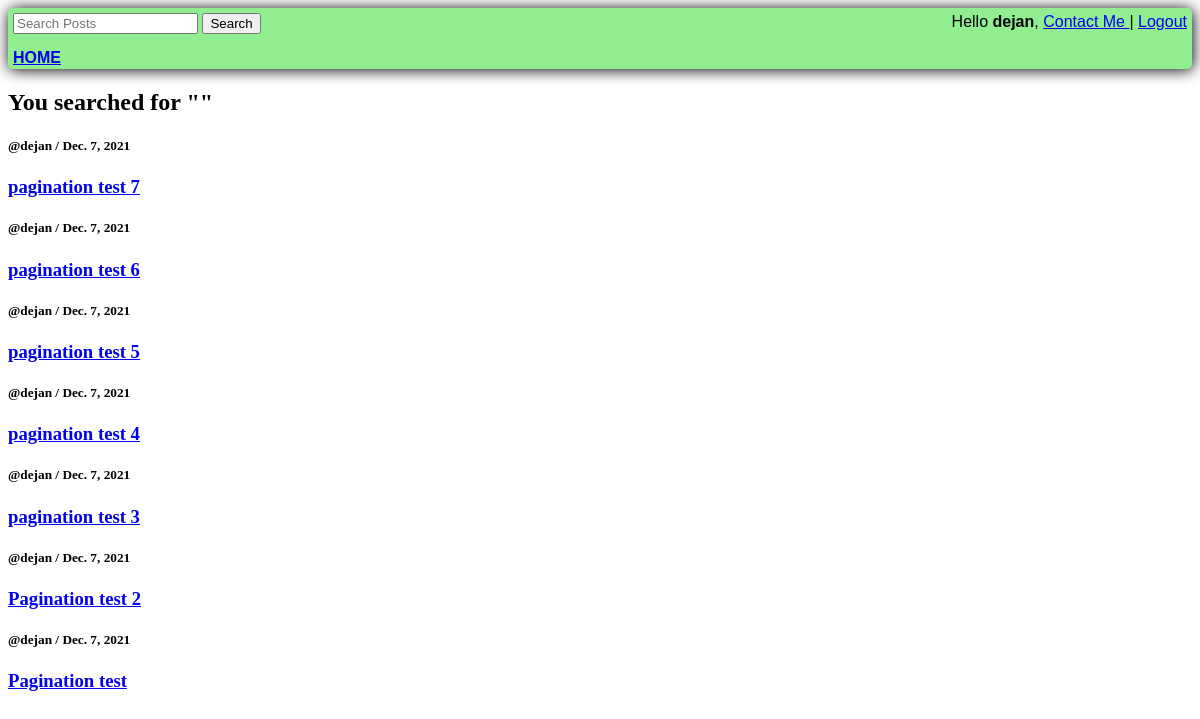
Before: /search/ (signed in) with the older database file.
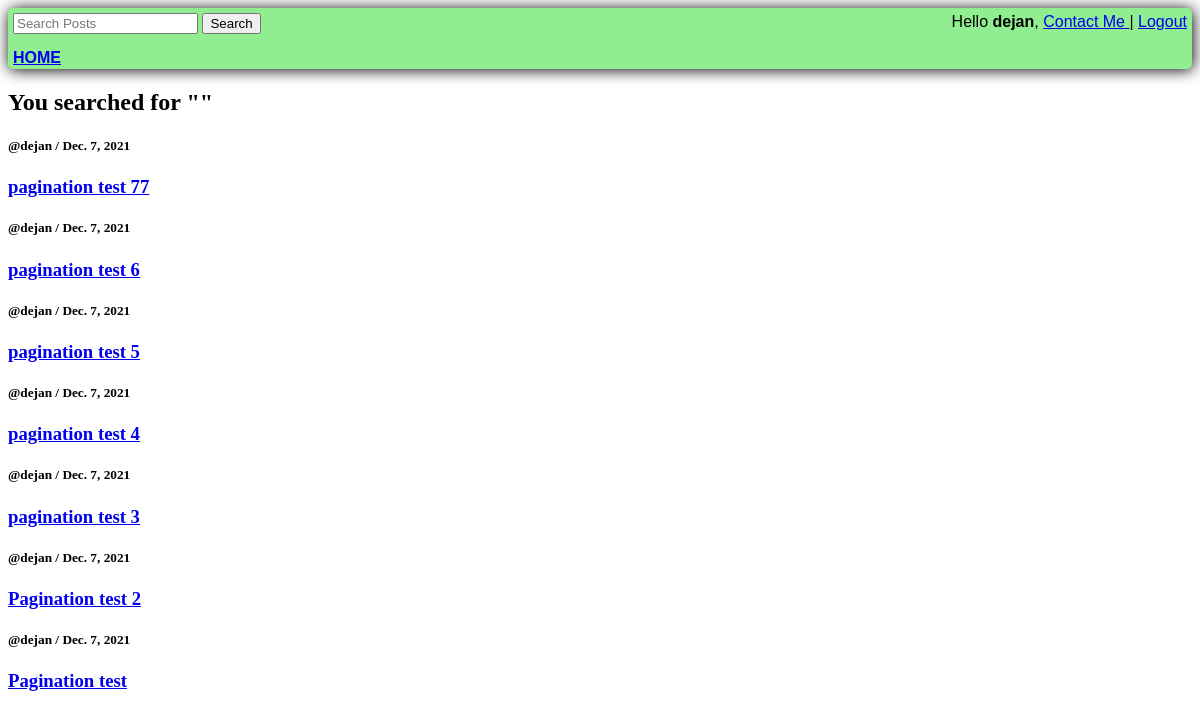
After: the same page with the newer database file.
### baseApp/models.py (models this page shows)
class Post(models.Model):
    user = models.ForeignKey(User, on_delete=models.SET_NULL, null=True)
    post = models.TextField()
    image = ResizedImageField(size=[1280, 720], quality=100, null=True, blank=True, upload_to='images/')
    updated = models.DateTimeField(auto_now=True)
    created = models.DateTimeField(auto_now_add=True)
    likes = models.ManyToManyField(User, blank=True, related_name='likes')
    dislikes = models.ManyToManyField(User, blank=True, related_name='dislikes')
    def __str__(self):
        return f'{self.post}'
    class Meta:
        ordering = ['-created']

### baseApp/views.py (the view)
# urls.py: path('search/', views.search, name='search'),
@login_required(login_url='loginUser')
def search(request):
    q = request.GET.get('q') if request.GET.get('q') != None else ''
    searched = Post.objects.filter(Q(post__icontains=q))
    context = {'searched': searched, 'q': q}
    return render(request, 'baseApp/search.html', context)

### baseApp/templates/baseApp/search.html (shortened to what this page needs)
{% extends 'baseApp/base.html' %}
{% block content %}
<h2> You searched for "{{q}}"</h2>
{% if searched %}
    {% for search in searched %}
        <div>
            <b> <h5>@{{search.user}} </b> / {{search.created.date}}</h5>
            <a href="{% url 'comment' search.pk %}">
                <h3>{{search}}</h3>
            </a>
        </div>
    {% endfor %}
{% else %}
    <p> Nothing found... </p>
{% endif %}
{% endblock content %}

Changed rows visible on the page:
changed Post: post "pagination test 7" → "pagination test 77"
